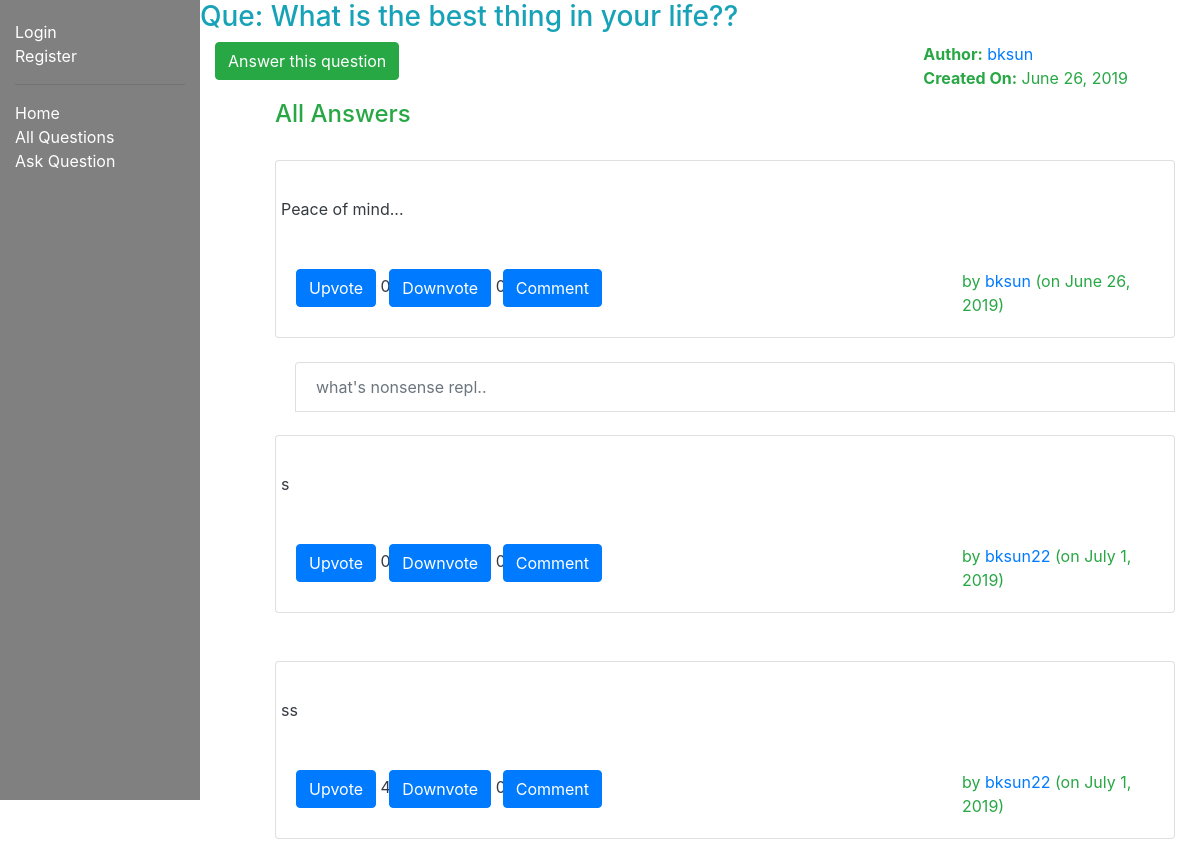
The page /myquora/question/1 on the database as committed earlier.
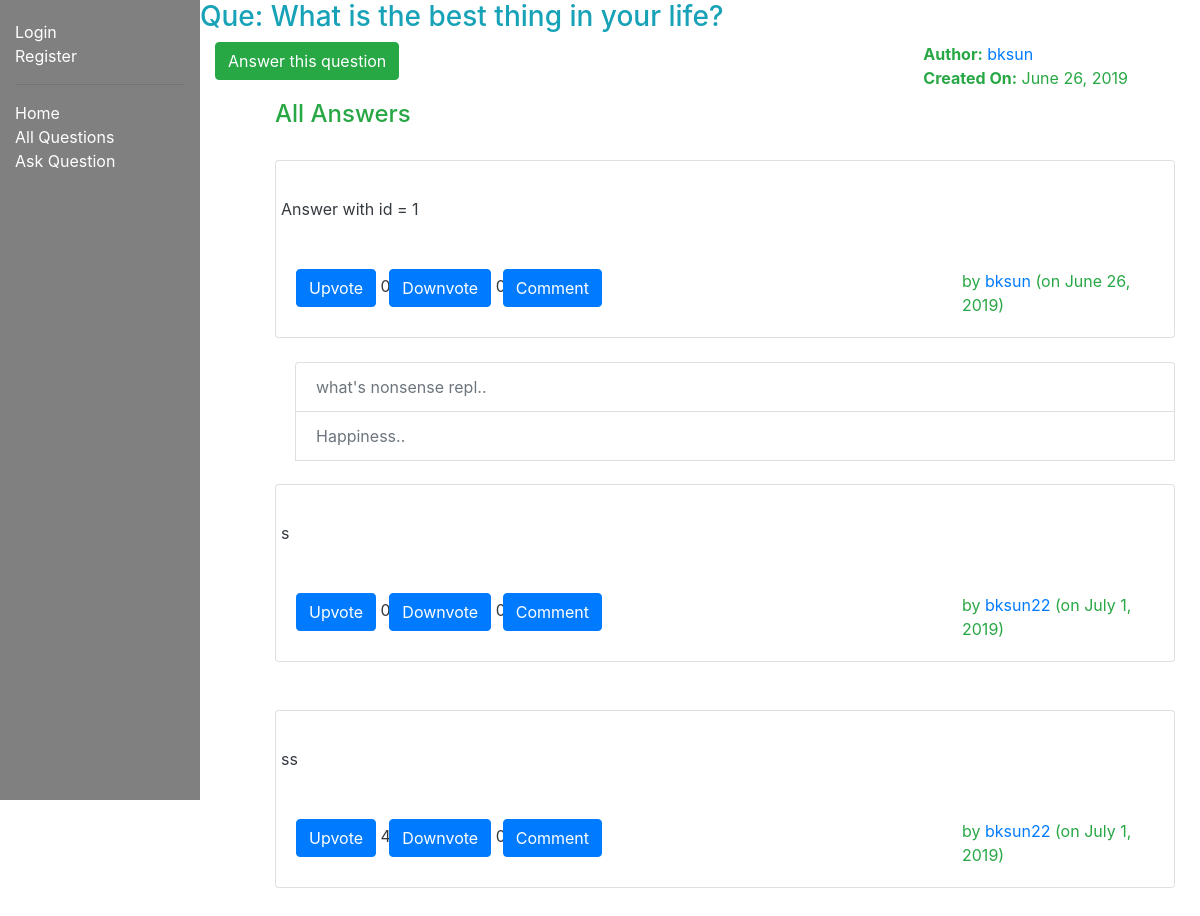
The same page on the database as committed later.
### myquora/models.py (models this page shows, shortened)
class Question(models.Model):
    author = models.ForeignKey(Author, on_delete=models.SET_NULL, null=True)
    question_text = models.TextField(max_length=1000, help_text='Enter your question in brief∂')
    date_created = models.DateField(null=True, default=timezone.now())
    date_updated = models.DateField(null=True, default=timezone.now())
    def __str__(self):
        return f'{self.question_text}'

class Author(models.Model):
    user = models.ForeignKey(User, on_delete=models.CASCADE)
    email = models.EmailField(max_length=70, blank=True)
    date_created = models.DateField(null=True, default=timezone.now())
    credits = models.IntegerField(default=0)
    def get_absolute_url(self):
        return reverse('author-detail', args=[str(self.id)])
    def __str__(self):
        return f'{self.user.username}'

class Answer(models.Model):
    author = models.ForeignKey(Author, on_delete=models.SET_NULL, null=True)
    question = models.ForeignKey('Question', on_delete=models.SET_NULL, null=True)
    answer_text = models.TextField(max_length=2000, help_text='Write your answer here...')
    date_created = models.DateField(null=True, default=timezone.now())
    date_updated = models.DateField(null=True, default=timezone.now())
    upvote = models.IntegerField(default=0)
    downvote = models.IntegerField(default=0)
    views = models.IntegerField(default=0)
    def __str__(self):
        return f'Que: {self.question.question_text[:50]}.. Ans: {self.answer_text[:50]}..'

class Comment(models.Model):
    author = models.ForeignKey('Author', on_delete=models.SET_NULL, null=True)
    answer = models.ForeignKey('Answer', on_delete=models.SET_NULL, null=True)
    comment_text = models.TextField(max_length=1000, help_text='Enter your comment...')
    date_created = models.DateField(default=timezone.now())
    date_updated = models.DateField(default=timezone.now())
    def __str__(self):
        return f'{self.comment_text[:20]}..'

### myquora/views.py (the view)
# urls.py: path('question/<int:pk>', views.QuestionDetailView.as_view(), name='question-detail'),
class QuestionDetailView(generic.DetailView):
    model = Question
    paginate_by = 3
    def get_context_data(self, **kwargs):
        context = super().get_context_data(**kwargs)
        print(context)
        question_id = self.kwargs['pk']
        print(question_id)
        question = Question.objects.get(id=question_id)
        answer_list = Answer.objects.filter(question=question)
        print('Question: ', question)
        print('Question Type: ', type(question))
        print('Answer list: ', answer_list)
        print('Answer list is ready')
        print('Finding comments for answer...')
        comment_dictionary = {ans.id: Comment.objects.filter(answer=ans) for ans in answer_list}
        print('Comment list is ready')
        print('printing comment dictionary:', comment_dictionary)
        for keys, values in comment_dictionary.items():
            print(keys, " -> ", values)
        print('Comments print is over')
        context['answer_list'] = answer_list
        context['answer_url'] = '/myquora/question/' + str(question_id) + '/answer/'
        context['upvote_url'] = '/myquora/answer/upvote/'
        context['downvote_url'] = '/myquora/answer/downvote/'
        context['comment_dictionary'] = comment_dictionary
        return context

### myquora/templates/myquora/question_detail.html (shortened to what this page needs)
{% extends "base_generic.html" %}
{% block content %}
<div class="row text-info">
    <h3>Que: {{ question.question_text }} </h3>
</div>
  <div class="text-success">
    <div class="row">
        <div class="col">
          <form action = "{{answer_url}}" method = "GET" >
            <input type ="submit"  class="btn btn-success" role="button" value="Answer this question">
          </form>
        </div>
        <div class="col-5"></div>
        <div class="col">
          <strong>Author:</strong> <a href="{{ question.author.get_absolute_url }}">{{ question.author }}</a>
          <br>
          <strong>Created On:</strong> {{ question.date_created }}
        </div>
    </div>
  <div style="margin-left:20px;margin-top:10px; margin-right: 10px;">
    {% if answer_list %}
    <ul>
        <h4>All Answers</h4>
      {% for answer in answer_list %}
          <br>
          <div class="card">
            <div class="card-body">
              <p class="card-text">
                <div class="row text-dark">
            {{ answer.answer_text }}
          </div>
          <br>
          <br>
          <div class="row text-success">
              <div class="col">
                <form action="{{upvote_url}}{{answer.id}}" method="POST">
                  <input type="submit" value="Upvote" class="btn btn-primary">
                  <span class="text-dark">{{ answer.upvote }}</span>
                </form>
              </div>
            <div style="margin-left: -70px;" class="col">
                <form action="{{downvote_url}}{{answer.id}}" method="POST">
                  <input type="submit" value="Downvote" class="btn btn-primary">
                  <span class="text-dark">{{ answer.downvote }}</span>
                </form>
              </div>
            <div style="margin-left: -50px;" class="col">
                <form action="/myquora/answer/{{answer.id}}/comment/" method="GET">
                  <input type="submit" value="Comment" class="btn btn-primary">
                </form>
            </div>
            <div class="col-4">
            </div>
            <div class="col-3">
                  by <a href="{{ answer.author.get_absolute_url }}">{{answer.author}} </a>
                  (on {{answer.date_updated}})
            </div>
              </p>
            </div>
          </div>
                  </div>
      <div style="margin-left: 20px;">
        <br>
        <ul class="list-group">
          {% for key, comment in comment_dictionary.items %}
            {% if key == answer.id %}
              {% if comment %}
                {% for comm in comment %}
                    <li class="list-group-item disabled">{{ comm }}</li>
                {% endfor %}
              {% endif %}
            {% endif %}
          {% endfor %}
        </div>
      {% endfor %}
    {% else %}
    <div class="text-danger">
        There are no answers for this question.
    </div>
    {% endif %}
  </div>
{% endblock %}

### myquora/templates/base_generic.html (shortened to what this page needs)
<!DOCTYPE html>
<html lang="en">
<head>
  <link rel="stylesheet" href="https://stackpath.bootstrapcdn.com/bootstrap/4.1.3/css/bootstrap.min.css">
  {% load static %}
  <link rel="stylesheet" href="{% static 'css/styles.css' %}">
</head>
<body>
  <div class="container-fluid">
    <div class="row">
      <div style="background: gray; height: 800px;" class="col-sm-2">
      {% block sidebar %}
        <ul class="sidebar-nav">
          {% if user.is_authenticated %}
            <li  style="text-decoration: none; color: white;"  >User: {{ user.get_username }}</li>
            <li><a  style="text-decoration: none; color: white;"  href="{% url 'logout'%}?next={{request.path}}">Logout</a></li>
          {% else %}
          <li><a style="text-decoration: none; color: white;"   href="{% url 'login'%}?next={{request.path}}">Login</a></li>
          <li><a style="text-decoration: none; color: white;"  href="{% url 'author-add'%}?next={{request.path}}">Register</a></li>
          {% endif %}
          <hr>
          <li><a style="text-decoration: none; color: white;"  href="{% url 'index' %}">Home</a></li>
          <li><a  style="text-decoration: none; color: white;"  href="{% url 'questions' %}">All Questions</a></li>
          <li><a style="text-decoration: none; color: white;"   href="{% url 'question-add' %}">Ask Question</a></li>
        </ul>
     {% endblock %}
      </div>
    <br>
    <br>
    <br>
    <div class="col-sm-10 ">{% block content %}{% endblock %}
    </div>
</body>
</html>

### myquora/static/css/styles.css (style rules this page uses)
.sidebar-nav { margin-top: 20px; padding: 0; list-style: none; }

Rows that differ between the two databases and show on the page:
changed Question "bksun": question_text "What is the best thing in your life??" → "What is the best thing in your life?"
changed Answer "bksun": answer_text "Peace of mind..." → "Answer with id = 1"
added Comment: comment_text "Happiness..", shown under Answer "bksun"
